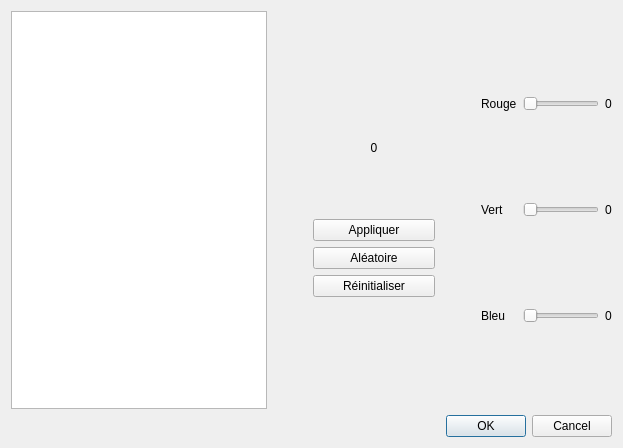
<?xml version="1.0" encoding="UTF-8"?>
<ui version="4.0">
 <class>DialogColorier</class>
 <widget class="QDialog" name="DialogColorier">
  <property name="geometry">
   <rect>
    <x>0</x>
    <y>0</y>
    <width>623</width>
    <height>448</height>
   </rect>
  </property>
  <property name="windowTitle">
   <string>Dialog</string>
  </property>
  <layout class="QVBoxLayout" name="verticalLayout_3">
   <item>
    <layout class="QHBoxLayout" name="horizontalLayout_3">
     <item>
      <layout class="QHBoxLayout" name="horizontalLayout"/>
     </item>
     <item>
      <widget class="QTableView" name="_myColonneView">
       <property name="sizePolicy">
        <sizepolicy hsizetype="Minimum" vsizetype="Expanding">
         <horstretch>0</horstretch>
         <verstretch>0</verstretch>
        </sizepolicy>
       </property>
      </widget>
     </item>
     <item>
      <spacer name="horizontalSpacer_3">
       <property name="orientation">
        <enum>Qt::Horizontal</enum>
       </property>
       <property name="sizeType">
        <enum>QSizePolicy::Minimum</enum>
       </property>
       <property name="sizeHint" stdset="0">
        <size>
         <width>40</width>
         <height>20</height>
        </size>
       </property>
      </spacer>
     </item>
     <item>
      <layout class="QVBoxLayout" name="verticalLayout_2">
       <item>
        <spacer name="verticalSpacer_2">
         <property name="orientation">
          <enum>Qt::Vertical</enum>
         </property>
         <property name="sizeHint" stdset="0">
          <size>
           <width>20</width>
           <height>40</height>
          </size>
         </property>
        </spacer>
       </item>
       <item>
        <layout class="QVBoxLayout" name="verticalLayout">
         <item>
          <layout class="QHBoxLayout" name="horizontalLayout_2">
           <item>
            <spacer name="horizontalSpacer">
             <property name="orientation">
              <enum>Qt::Horizontal</enum>
             </property>
             <property name="sizeHint" stdset="0">
              <size>
               <width>40</width>
               <height>20</height>
              </size>
             </property>
            </spacer>
           </item>
           <item>
            <widget class="QLabel" name="myLabelTest">
             <property name="sizePolicy">
              <sizepolicy hsizetype="Minimum" vsizetype="Minimum">
               <horstretch>0</horstretch>
               <verstretch>0</verstretch>
              </sizepolicy>
             </property>
             <property name="minimumSize">
              <size>
               <width>50</width>
               <height>50</height>
              </size>
             </property>
             <property name="layoutDirection">
              <enum>Qt::LeftToRight</enum>
             </property>
             <property name="autoFillBackground">
              <bool>true</bool>
             </property>
             <property name="text">
              <string>0</string>
             </property>
             <property name="textFormat">
              <enum>Qt::AutoText</enum>
             </property>
             <property name="scaledContents">
              <bool>false</bool>
             </property>
             <property name="alignment">
              <set>Qt::AlignCenter</set>
             </property>
            </widget>
           </item>
           <item>
            <spacer name="horizontalSpacer_2">
             <property name="orientation">
              <enum>Qt::Horizontal</enum>
             </property>
             <property name="sizeHint" stdset="0">
              <size>
               <width>40</width>
               <height>20</height>
              </size>
             </property>
            </spacer>
           </item>
          </layout>
         </item>
         <item>
          <spacer name="verticalSpacer">
           <property name="orientation">
            <enum>Qt::Vertical</enum>
           </property>
           <property name="sizeType">
            <enum>QSizePolicy::Minimum</enum>
           </property>
           <property name="sizeHint" stdset="0">
            <size>
             <width>20</width>
             <height>40</height>
            </size>
           </property>
          </spacer>
         </item>
         <item>
          <widget class="QPushButton" name="myPushButtonAppliquer">
           <property name="text">
            <string>Appliquer</string>
           </property>
          </widget>
         </item>
         <item>
          <widget class="QPushButton" name="myPushButtonAleatoire">
           <property name="text">
            <string>Aléatoire</string>
           </property>
          </widget>
         </item>
         <item>
          <widget class="QPushButton" name="myPushButtonReinit">
           <property name="text">
            <string>Réinitialiser</string>
           </property>
          </widget>
         </item>
        </layout>
       </item>
       <item>
        <spacer name="verticalSpacer_3">
         <property name="orientation">
          <enum>Qt::Vertical</enum>
         </property>
         <property name="sizeHint" stdset="0">
          <size>
           <width>20</width>
           <height>40</height>
          </size>
         </property>
        </spacer>
       </item>
      </layout>
     </item>
     <item>
      <spacer name="horizontalSpacer_4">
       <property name="orientation">
        <enum>Qt::Horizontal</enum>
       </property>
       <property name="sizeType">
        <enum>QSizePolicy::Minimum</enum>
       </property>
       <property name="sizeHint" stdset="0">
        <size>
         <width>40</width>
         <height>20</height>
        </size>
       </property>
      </spacer>
     </item>
     <item>
      <layout class="QGridLayout" name="gridLayout">
       <item row="0" column="2">
        <widget class="QLabel" name="label_4">
         <property name="text">
          <string>0</string>
         </property>
        </widget>
       </item>
       <item row="0" column="1">
        <widget class="QSlider" name="myHorizontalSliderRouge">
         <property name="minimumSize">
          <size>
           <width>50</width>
           <height>0</height>
          </size>
         </property>
         <property name="maximum">
          <number>255</number>
         </property>
         <property name="orientation">
          <enum>Qt::Horizontal</enum>
         </property>
        </widget>
       </item>
       <item row="1" column="1">
        <widget class="QSlider" name="myHorizontalSliderVert">
         <property name="minimumSize">
          <size>
           <width>50</width>
           <height>0</height>
          </size>
         </property>
         <property name="maximum">
          <number>255</number>
         </property>
         <property name="orientation">
          <enum>Qt::Horizontal</enum>
         </property>
        </widget>
       </item>
       <item row="1" column="2">
        <widget class="QLabel" name="label_5">
         <property name="text">
          <string>0</string>
         </property>
        </widget>
       </item>
       <item row="2" column="0">
        <widget class="QLabel" name="label_3">
         <property name="text">
          <string>Bleu</string>
         </property>
        </widget>
       </item>
       <item row="0" column="0">
        <widget class="QLabel" name="label">
         <property name="text">
          <string>Rouge</string>
         </property>
        </widget>
       </item>
       <item row="1" column="0">
        <widget class="QLabel" name="label_2">
         <property name="text">
          <string>Vert</string>
         </property>
        </widget>
       </item>
       <item row="2" column="1">
        <widget class="QSlider" name="myHorizontalSliderBleu">
         <property name="minimumSize">
          <size>
           <width>50</width>
           <height>0</height>
          </size>
         </property>
         <property name="maximum">
          <number>255</number>
         </property>
         <property name="orientation">
          <enum>Qt::Horizontal</enum>
         </property>
        </widget>
       </item>
       <item row="2" column="2">
        <widget class="QLabel" name="label_6">
         <property name="text">
          <string>0</string>
         </property>
        </widget>
       </item>
      </layout>
     </item>
    </layout>
   </item>
   <item>
    <widget class="QDialogButtonBox" name="buttonBox">
     <property name="orientation">
      <enum>Qt::Horizontal</enum>
     </property>
     <property name="standardButtons">
      <set>QDialogButtonBox::Cancel|QDialogButtonBox::Ok</set>
     </property>
    </widget>
   </item>
  </layout>
 </widget>
 <resources/>
 <connections>
  <connection>
   <sender>buttonBox</sender>
   <signal>accepted()</signal>
   <receiver>DialogColorier</receiver>
   <slot>accept()</slot>
   <hints>
    <hint type="sourcelabel">
     <x>227</x>
     <y>428</y>
    </hint>
    <hint type="destinationlabel">
     <x>157</x>
     <y>274</y>
    </hint>
   </hints>
  </connection>
  <connection>
   <sender>buttonBox</sender>
   <signal>rejected()</signal>
   <receiver>DialogColorier</receiver>
   <slot>reject()</slot>
   <hints>
    <hint type="sourcelabel">
     <x>295</x>
     <y>434</y>
    </hint>
    <hint type="destinationlabel">
     <x>286</x>
     <y>274</y>
    </hint>
   </hints>
  </connection>
  <connection>
   <sender>myHorizontalSliderRouge</sender>
   <signal>valueChanged(int)</signal>
   <receiver>label_4</receiver>
   <slot>setNum(int)</slot>
   <hints>
    <hint type="sourcelabel">
     <x>535</x>
     <y>105</y>
    </hint>
    <hint type="destinationlabel">
     <x>562</x>
     <y>102</y>
    </hint>
   </hints>
  </connection>
  <connection>
   <sender>myHorizontalSliderVert</sender>
   <signal>valueChanged(int)</signal>
   <receiver>label_5</receiver>
   <slot>setNum(int)</slot>
   <hints>
    <hint type="sourcelabel">
     <x>535</x>
     <y>207</y>
    </hint>
    <hint type="destinationlabel">
     <x>560</x>
     <y>209</y>
    </hint>
   </hints>
  </connection>
  <connection>
   <sender>myHorizontalSliderBleu</sender>
   <signal>valueChanged(int)</signal>
   <receiver>label_6</receiver>
   <slot>setNum(int)</slot>
   <hints>
    <hint type="sourcelabel">
     <x>530</x>
     <y>308</y>
    </hint>
    <hint type="destinationlabel">
     <x>560</x>
     <y>312</y>
    </hint>
   </hints>
  </connection>
 </connections>
</ui>
